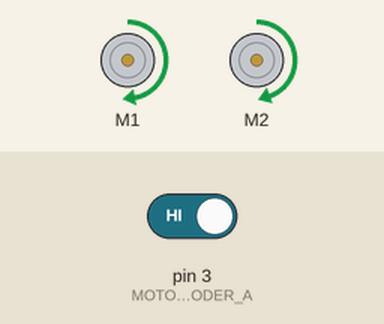
The sketch below on a simulated Arduino Uno, built with avr-gcc and run on an emulated ATmega328P. Parts: 2 × DC motor (green arrow = forward, orange = backward, longer = faster). The inputs (shaded band) are chosen by the test bench; at power-on: pin 3 (MOTOR_L_ENCODER_A) HIGH. What the sketch prints to the serial monitor is not drawn.

Above: at 0.1 s.
Timing chart, 0 to 1.6 s (numbered marks = the images above):
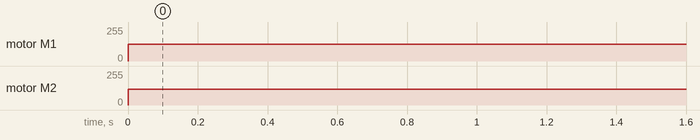

The sketch:

sketch_feb02b.ino
```cpp
#include "DualVNH5019MotorShield.h"
#include "PinChangeInt.h"

DualVNH5019MotorShield md;

#define MOTOR_L_ENCODER_A 3
#define MOTOR_L_ENCODER_B 5

#define MOTOR_R_ENCODER_A 11
#define MOTOR_R_ENCODER_B 13

int motorLAccmEncoderCount = 0;      //Accumulated encoder's ticks count of left motor
// volatile int motorLNetEncoderCount = 0;       //Net encoder's ticks count of left motor
int motorRAccmEncoderCount = 0;

void stopIfFault()
{
  if (md.getM1Fault())
  {
    Serial.println("M1 fault");
    while(1);
  }
  if (md.getM2Fault())
  {
    Serial.println("M2 fault");
    while(1);
  }
}


void setup()
{
  Serial.begin(115200);
  Serial.println("Dual VNH5019 Motor Shield");
  md.init();

  pinMode(MOTOR_L_ENCODER_A, INPUT);
  PCintPort::attachInterrupt(MOTOR_L_ENCODER_A, &motorLISRA, CHANGE);  //Attach left motor encoder interrupt pin to the ISR
//  PCintPort::attachInterrupt(MOTOR_R_ENCODER_A, &moto/rRISRlA, CHANGE);
}

void loop() {
  md.setSpeeds(200, 185);
  stopIfFault();
//  Serial.println(pulseIn(MOTOR_L_ENCODER_A/, HIGH));
}

void motorLISRA()      //ISR for left motor encoder interrupt
{
    motorLAccmEncoderCount++;
}


void motorRISRA()      //ISR for left motor encoder interrupt
{
    motorRAccmEncoderCount++;
}
```

Measured:
- by itself, motor M1: stopped → forward 127/255 at 0.00 s
- by itself, motor M2: stopped → forward 117/255 at 0.00 s
